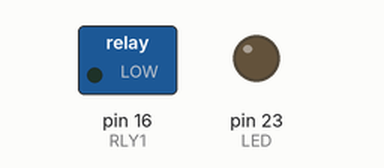
The program below on a simulated Arduino Mega 2560, built with avr-gcc and run on an emulated ATmega2560. Shown: switched loads named in the program (green lamp = pin HIGH), output pins drawn as LEDs (lit = HIGH).

Above: at 0.6 s.
At 3.15 s:
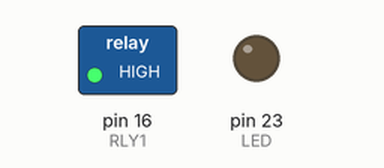
At 4.7 s:
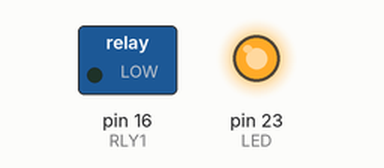
Timing chart, 0 to 7.1 s (numbered marks = the images above):
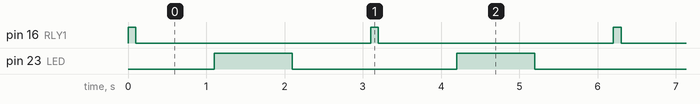

The program:

main.cpp
```cpp
#include <Arduino.h>

#define RLY1 16
#define LED 23
// the setup function runs once when you press reset or power the board
void setup() {
  // initialize digital pin LED_BUILTIN as an output.
  pinMode(RLY1, OUTPUT);
  pinMode(LED, OUTPUT);
}

// the loop function runs over and over again forever
void loop() {
  digitalWrite(RLY1, HIGH);  // turn the LED on (HIGH is the voltage level)
  delay(100);                      // wait for a second
  digitalWrite(RLY1, LOW);   // turn the LED off by making the voltage LOW
  delay(1000);

  digitalWrite(LED, HIGH);  // turn the LED on (HIGH is the voltage level)
  delay(1000);                      // wait for a second
  digitalWrite(LED, LOW);   // turn the LED off by making the voltage LOW
  delay(1000);                   // wait for a second
}
```

Measured:
- by itself, pin 16 (RLY1): alternates HIGH for 0.10 s and LOW for 3.0 s
- by itself, pin 23 (LED): alternates HIGH for 1.0 s and LOW for 2.1 s
- by itself, everything shown: repeats every 3.1 s, in 4 steps
